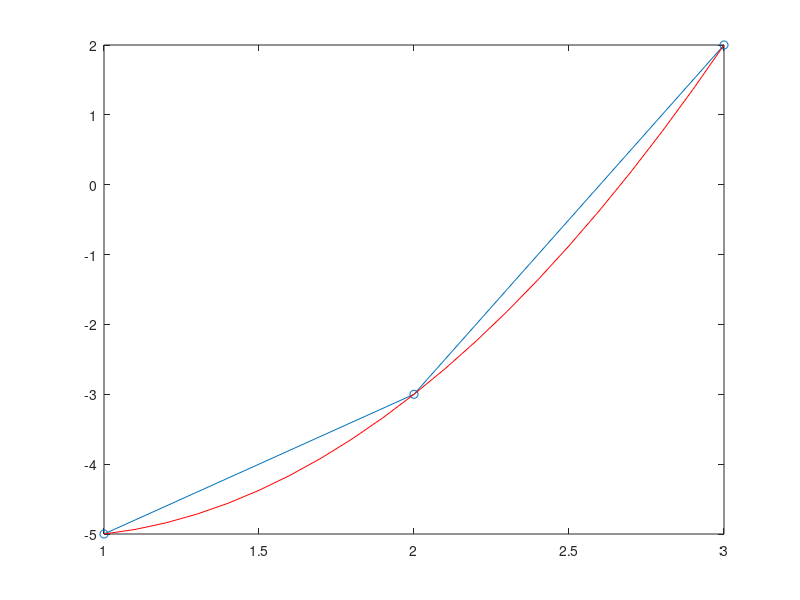

This chart was generated by the following MATLAB code:

%i = 0:1:4;
%fx = cos(i);
%n = numel(i);

%[x, y] = meshgrid(1:n, 1:n);

%phi = i(y).^(x-1);

%a = phi\fx';

%%Interoplation
%i2 = 0:0.1:4;
%[x, y] = meshgrid(1:n, 1:numel(i2));
%xj = i2(y).^(x-1);

%fxj = xj*a;

%plot(i, fx, '-o'); hold on;
%plot(i2, fxj, 'color', 'red');


x = [1,2,3];
fx = [-5, -3,2];

plot(x, fx, '-o'); hold on;

L0 = @(t) (t-2).*(t-3) ./ 2;
L1 = @(t) -(t-1).*(t-3);
L2 = @(t) (t-1).*(t-2) ./ 2;

P = @(t) -5*L0(t) - 3*L1(t) + 2*L2(t);


t = 1:0.1:3; 
pt = P(t);

plot(t, pt, '-', 'color', 'red');